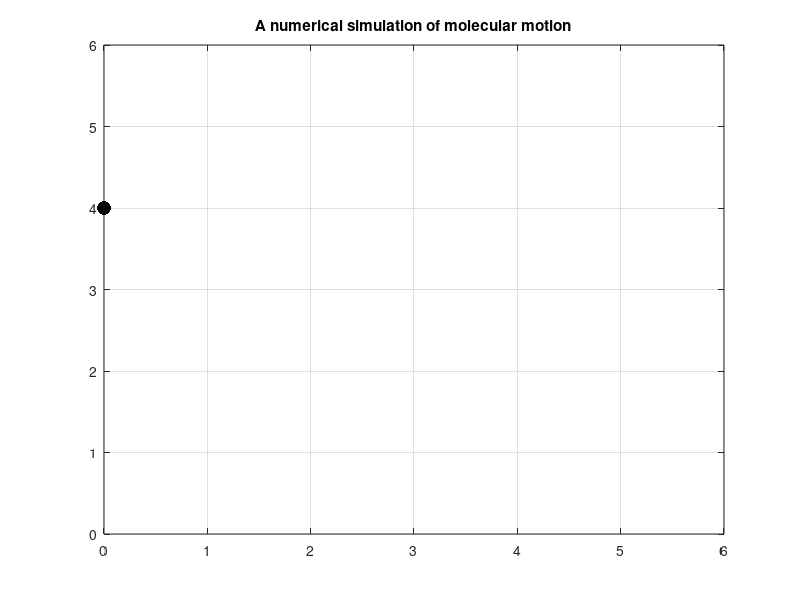

The MATLAB source for this figure:
%%%%%%%%%%%%%%%%%%%%%%%%%%%%%%%%%%%%%%%%%%%%%%%%%%%%%%%%%%%%%%%%%
% 9.2 - Subroutine Updates                                      %
%                                                               %
% by Zoe Cras                                                   %
%                                                               %
% 5/5/2016                                                      %
%                                                               %               
% Example 9.2 Computational Physics, 2nd Edition, N, K Giordano %
%                                                               %
%Project/Matlab Files/Example 9.2                               %
%%%%%%%%%%%%%%%%%%%%%%%%%%%%%%%%%%%%%%%%%%%%%%%%%%%%%%%%%%%%%%%%%

%initalise variables
idx = 0;
jdx = 0;
r = 1;
rmn = 0;
fmn = 0;
ntfrc =0;
m = 1;
deltat=.01;
xnew = 0;
ynew = 0;
xcurr = 0;
ycurr = 0;
xprev = 0;
yprev = 0;
x = 0;
y = 0;

%set x and y particles
x = [0 1 1 0]
% set y to be:
y = [1 1 2 2]
%plot the points
plot(x,y, 'k.', 'Markersize', 30)
%set axispooi
axis([0 6 0 6])

%linear indexing
%loop 
for l = 1:100
    for jdx = 1:numel(x) 
        for idx = 1:numel(y)
            %distance
            rmn = sqrt((x(1,jdx)-x(1,idx)).^2+(y(1,jdx)-y(1,idx)).^2)           
        end
        if rmn < 3 && rmn > 0       
            %calculate force 
            fmn = 24*((2/rmn^13)-(1/rmn^7))
            %calculate netforce
            ntfrc = fmn + ntfrc
            %calculate new position 
            xprev = x(jdx)
            yprev = y(jdx)
            xnew = (2*x(idx))-(xprev)+(ntfrc)*(deltat^2)
            ynew = (2*y(idx))-(yprev)+(ntfrc)*(deltat^2)
            %plot 
            plot(xnew,ynew, 'k.', 'Markersize', 30)
            hold on
            %turn grid on
            grid on
            %set the axis - change this later
            axis([0 6 0 6]);
            %Name the graph
            title('A numerical simulation of molecular motion')
            pause(.001)
            
            x(jdx) = xcurr
            y(jdx) = ycurr
            %relabel
            xprev = xcurr
            yprev = ycurr
            xcurr = xnew
            ycurr = ynew
           

            
        end
         
       ntfrc = 0; 
       hold off
    end
    disp(x)
          
        
  
end
        
    
    

